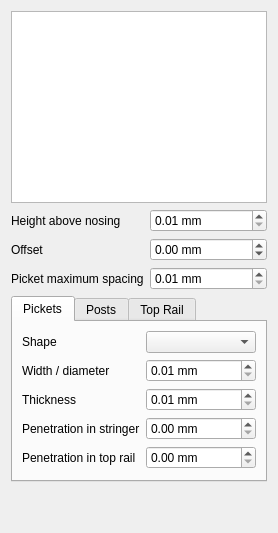
<?xml version="1.0" encoding="UTF-8"?>
<ui version="4.0">
 <class>TaskStairDesignerHandrails</class>
 <widget class="QWidget" name="TaskStairDesignerHandrails">
  <property name="windowTitle">
   <string>Handrail Parameters</string>
  </property>
  <layout class="QVBoxLayout" name="verticalLayout">
   <item>
    <widget class="QTreeWidget" name="handrail_tree">
     <property name="minimumSize">
      <size>
       <width>0</width>
       <height>100</height>
      </size>
     </property>
     <property name="rootIsDecorated">
      <bool>true</bool>
     </property>
     <property name="headerHidden">
      <bool>true</bool>
     </property>
     <column>
      <property name="text">
       <string notr="true">1</string>
      </property>
     </column>
     <column>
      <property name="text">
       <string notr="true">2</string>
      </property>
     </column>
    </widget>
   </item>
   <item>
    <layout class="QFormLayout" name="generalForm">
     <item row="0" column="0">
      <widget class="QLabel" name="handrailHeightLabel">
       <property name="text">
        <string>Height above nosing</string>
       </property>
      </widget>
     </item>
     <item row="0" column="1">
      <widget class="QDoubleSpinBox" name="handrail_height">
       <property name="suffix">
        <string> mm</string>
       </property>
       <property name="decimals">
        <number>2</number>
       </property>
       <property name="minimum">
        <double>0.010000000000000</double>
       </property>
       <property name="maximum">
        <double>1000000.000000000000000</double>
       </property>
      </widget>
     </item>
     <item row="1" column="0">
      <widget class="QLabel" name="handrailOffsetLabel">
       <property name="text">
        <string>Offset</string>
       </property>
      </widget>
     </item>
     <item row="1" column="1">
      <widget class="QDoubleSpinBox" name="handrail_offset">
       <property name="suffix">
        <string> mm</string>
       </property>
       <property name="decimals">
        <number>2</number>
       </property>
       <property name="minimum">
        <double>-1000000.000000000000000</double>
       </property>
       <property name="maximum">
        <double>1000000.000000000000000</double>
       </property>
      </widget>
     </item>
     <item row="2" column="0">
      <widget class="QLabel" name="picketSpacingLabel">
       <property name="text">
        <string>Picket maximum spacing</string>
       </property>
      </widget>
     </item>
     <item row="2" column="1">
      <widget class="QDoubleSpinBox" name="handrail_picket_spacing">
       <property name="suffix">
        <string> mm</string>
       </property>
       <property name="decimals">
        <number>2</number>
       </property>
       <property name="minimum">
        <double>0.010000000000000</double>
       </property>
       <property name="maximum">
        <double>1000000.000000000000000</double>
       </property>
      </widget>
     </item>
    </layout>
   </item>
   <item>
    <widget class="QTabWidget" name="handrail_member_tabs">
     <property name="currentIndex">
      <number>0</number>
     </property>
     <widget class="QWidget" name="picket_tab">
      <attribute name="title">
       <string>Pickets</string>
      </attribute>
      <layout class="QFormLayout" name="picketForm">
       <item row="0" column="0">
        <widget class="QLabel" name="picketShapeLabel">
         <property name="text">
          <string>Shape</string>
         </property>
        </widget>
       </item>
       <item row="0" column="1">
        <widget class="QComboBox" name="handrail_picket_shape"/>
       </item>
       <item row="1" column="0">
        <widget class="QLabel" name="picketWidthLabel">
         <property name="text">
          <string>Width / diameter</string>
         </property>
        </widget>
       </item>
       <item row="1" column="1">
        <widget class="QDoubleSpinBox" name="handrail_picket_width">
         <property name="suffix">
          <string> mm</string>
         </property>
         <property name="decimals">
          <number>2</number>
         </property>
         <property name="minimum">
          <double>0.010000000000000</double>
         </property>
         <property name="maximum">
          <double>1000000.000000000000000</double>
         </property>
        </widget>
       </item>
       <item row="2" column="0">
        <widget class="QLabel" name="picketThicknessLabel">
         <property name="text">
          <string>Thickness</string>
         </property>
        </widget>
       </item>
       <item row="2" column="1">
        <widget class="QDoubleSpinBox" name="handrail_picket_thickness">
         <property name="suffix">
          <string> mm</string>
         </property>
         <property name="decimals">
          <number>2</number>
         </property>
         <property name="minimum">
          <double>0.010000000000000</double>
         </property>
         <property name="maximum">
          <double>1000000.000000000000000</double>
         </property>
        </widget>
       </item>
       <item row="3" column="0">
        <widget class="QLabel" name="picketStringerPenetrationLabel">
         <property name="text">
          <string>Penetration in stringer</string>
         </property>
        </widget>
       </item>
       <item row="3" column="1">
        <widget class="QDoubleSpinBox" name="handrail_picket_stringer_penetration">
         <property name="suffix">
          <string> mm</string>
         </property>
         <property name="decimals">
          <number>2</number>
         </property>
         <property name="maximum">
          <double>1000000.000000000000000</double>
         </property>
        </widget>
       </item>
       <item row="4" column="0">
        <widget class="QLabel" name="picketTopRailPenetrationLabel">
         <property name="text">
          <string>Penetration in top rail</string>
         </property>
        </widget>
       </item>
       <item row="4" column="1">
        <widget class="QDoubleSpinBox" name="handrail_picket_top_rail_penetration">
         <property name="suffix">
          <string> mm</string>
         </property>
         <property name="decimals">
          <number>2</number>
         </property>
         <property name="maximum">
          <double>1000000.000000000000000</double>
         </property>
        </widget>
       </item>
      </layout>
     </widget>
     <widget class="QWidget" name="post_tab">
      <attribute name="title">
       <string>Posts</string>
      </attribute>
      <layout class="QFormLayout" name="postForm">
       <item row="0" column="0">
        <widget class="QLabel" name="postShapeLabel">
         <property name="text">
          <string>Shape</string>
         </property>
        </widget>
       </item>
       <item row="0" column="1">
        <widget class="QComboBox" name="handrail_post_shape"/>
       </item>
       <item row="1" column="0">
        <widget class="QLabel" name="postWidthLabel">
         <property name="text">
          <string>Width / diameter</string>
         </property>
        </widget>
       </item>
       <item row="1" column="1">
        <widget class="QDoubleSpinBox" name="handrail_post_width">
         <property name="suffix">
          <string> mm</string>
         </property>
         <property name="decimals">
          <number>2</number>
         </property>
         <property name="minimum">
          <double>0.010000000000000</double>
         </property>
         <property name="maximum">
          <double>1000000.000000000000000</double>
         </property>
        </widget>
       </item>
       <item row="2" column="0">
        <widget class="QLabel" name="postThicknessLabel">
         <property name="text">
          <string>Thickness</string>
         </property>
        </widget>
       </item>
       <item row="2" column="1">
        <widget class="QDoubleSpinBox" name="handrail_post_thickness">
         <property name="suffix">
          <string> mm</string>
         </property>
         <property name="decimals">
          <number>2</number>
         </property>
         <property name="minimum">
          <double>0.010000000000000</double>
         </property>
         <property name="maximum">
          <double>1000000.000000000000000</double>
         </property>
        </widget>
       </item>
       <item row="3" column="0">
        <widget class="QLabel" name="postAboveLabel">
         <property name="text">
          <string>Length above top rail</string>
         </property>
        </widget>
       </item>
       <item row="3" column="1">
        <widget class="QDoubleSpinBox" name="handrail_post_above">
         <property name="suffix">
          <string> mm</string>
         </property>
         <property name="decimals">
          <number>2</number>
         </property>
         <property name="maximum">
          <double>1000000.000000000000000</double>
         </property>
        </widget>
       </item>
       <item row="4" column="0">
        <widget class="QLabel" name="postBelowLabel">
         <property name="text">
          <string>Length below stringer</string>
         </property>
        </widget>
       </item>
       <item row="4" column="1">
        <widget class="QDoubleSpinBox" name="handrail_post_below">
         <property name="suffix">
          <string> mm</string>
         </property>
         <property name="decimals">
          <number>2</number>
         </property>
         <property name="maximum">
          <double>1000000.000000000000000</double>
         </property>
        </widget>
       </item>
      </layout>
     </widget>
     <widget class="QWidget" name="top_rail_tab">
      <attribute name="title">
       <string>Top Rail</string>
      </attribute>
      <layout class="QFormLayout" name="topRailForm">
       <item row="0" column="0">
        <widget class="QLabel" name="topRailShapeLabel">
         <property name="text">
          <string>Shape</string>
         </property>
        </widget>
       </item>
       <item row="0" column="1">
        <widget class="QComboBox" name="handrail_top_rail_shape"/>
       </item>
       <item row="1" column="0">
        <widget class="QLabel" name="topRailWidthLabel">
         <property name="text">
          <string>Width / diameter</string>
         </property>
        </widget>
       </item>
       <item row="1" column="1">
        <widget class="QDoubleSpinBox" name="handrail_top_rail_width">
         <property name="suffix">
          <string> mm</string>
         </property>
         <property name="decimals">
          <number>2</number>
         </property>
         <property name="minimum">
          <double>0.010000000000000</double>
         </property>
         <property name="maximum">
          <double>1000000.000000000000000</double>
         </property>
        </widget>
       </item>
       <item row="2" column="0">
        <widget class="QLabel" name="topRailThicknessLabel">
         <property name="text">
          <string>Thickness</string>
         </property>
        </widget>
       </item>
       <item row="2" column="1">
        <widget class="QDoubleSpinBox" name="handrail_top_rail_thickness">
         <property name="suffix">
          <string> mm</string>
         </property>
         <property name="decimals">
          <number>2</number>
         </property>
         <property name="minimum">
          <double>0.010000000000000</double>
         </property>
         <property name="maximum">
          <double>1000000.000000000000000</double>
         </property>
        </widget>
       </item>
       <item row="3" column="0">
        <widget class="QLabel" name="topRailPenetrationLabel">
         <property name="text">
          <string>Penetration in posts</string>
         </property>
        </widget>
       </item>
       <item row="3" column="1">
        <widget class="QDoubleSpinBox" name="handrail_top_rail_penetration">
         <property name="suffix">
          <string> mm</string>
         </property>
         <property name="decimals">
          <number>2</number>
         </property>
         <property name="maximum">
          <double>1000000.000000000000000</double>
         </property>
        </widget>
       </item>
      </layout>
     </widget>
    </widget>
   </item>
   <item>
    <spacer name="verticalSpacer">
     <property name="orientation">
      <enum>Qt::Vertical</enum>
     </property>
     <property name="sizeHint" stdset="0">
      <size>
       <width>20</width>
       <height>40</height>
      </size>
     </property>
    </spacer>
   </item>
  </layout>
 </widget>
 <resources/>
 <connections/>
</ui>
